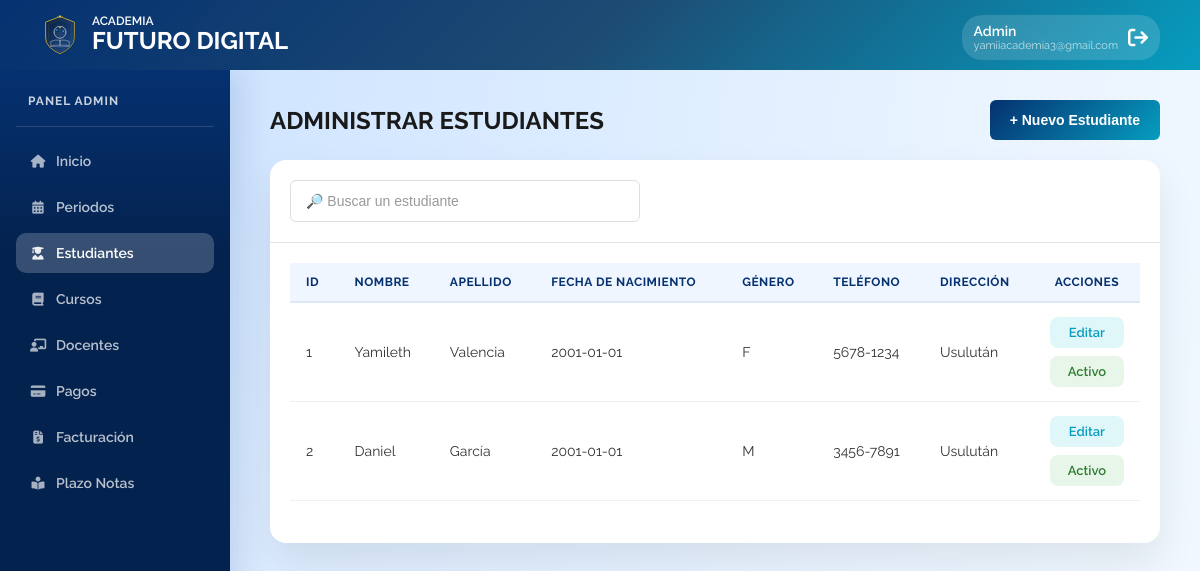
The page /admin-estudiantes.php (signed in) on the database its author committed.
### tables this page shows
CREATE TABLE `estudiantes` (
  `id` int PRIMARY KEY NOT NULL AUTO_INCREMENT,
  `usuario_id` int NOT NULL,
  `fecha_nacimiento` date DEFAULT NULL,
  `genero` char(1) DEFAULT NULL,
  `telefono` varchar(20) DEFAULT NULL,
  `direccion` varchar(200) DEFAULT NULL,
  UNIQUE KEY `usuario_id` (`usuario_id`),
  CONSTRAINT `fk_estudiantes_1` FOREIGN KEY (`usuario_id`) REFERENCES `usuarios` (`id`)
);

CREATE TABLE `usuarios` (
  `id` int PRIMARY KEY NOT NULL AUTO_INCREMENT,
  `nombre` varchar(100) NOT NULL,
  `apellido` varchar(100) NOT NULL,
  `correo` varchar(120) NOT NULL,
  `password_hash` varchar(255) NOT NULL,
  `estado` tinyint(1) DEFAULT '1',
  `rol_id` int NOT NULL,
  UNIQUE KEY `correo` (`correo`),
  KEY `rol_id` (`rol_id`),
  CONSTRAINT `fk_usuarios_1` FOREIGN KEY (`rol_id`) REFERENCES `roles` (`id`)
);

### mostrar-tabla-estudiantes.php (the view)
<?php
include('includes/conexion.php');
$sql = "SELECT
    u.id AS usuario_id,
    e.id AS estudiante_id,
    u.nombre,
    u.apellido,
    u.correo,
    u.password_hash,
    u.estado,
    e.fecha_nacimiento,
    e.genero,
    e.telefono,
    e.direccion
    FROM estudiantes e
    INNER JOIN usuarios u ON e.usuario_id = u.id
    WHERE u.rol_id = 2";
$resultado = mysqli_query($conexion, $sql);
if (mysqli_num_rows($resultado) > 0 ){
?>
    <table class="data-table mobile-cards">
        <thead>
            <tr>
                <th>ID</th>
                <th>Nombre</th>
                <th>Apellido</th>
                <th>Fecha de Nacimiento</th>
                <th>Género</th>
                <th>Teléfono</th>
                <th>Dirección</th>
                <th>Acciones</th>
            </tr>
        </thead>
        <tbody>
            <?php while($fila = mysqli_fetch_assoc($resultado)){ ?>
            <tr data-id="<?php echo $fila['usuario_id']; ?>">
                <td data-label="ID"><?php echo $fila['estudiante_id']; ?></td>
                <td data-label="Nombre"><?php echo htmlspecialchars($fila['nombre']); ?></td>
                <td data-label="Apellido"><?php echo htmlspecialchars($fila['apellido']); ?></td>
                <td data-label="Fecha Nac."><?php echo htmlspecialchars($fila['fecha_nacimiento']); ?></td>
                <td data-label="Género"><?php echo htmlspecialchars($fila['genero']); ?></td>
                <td data-label="Teléfono"><?php echo htmlspecialchars($fila['telefono']); ?></td>
                <td data-label="Dirección"><?php echo htmlspecialchars($fila['direccion']); ?></td>
                <td data-label="Acciones" class="acciones-cell">
                    <div class="acciones-texto">
                        <a
                            href="#"
                            class="link-accion abrir-modal-estudiante"
                            data-usuario_id="<?php echo $fila['usuario_id']; ?>"
                            data-estudiante_id="<?php echo $fila['estudiante_id']; ?>"
                            data-nombre="<?php echo htmlspecialchars($fila['nombre']); ?>"
                            data-apellido="<?php echo htmlspecialchars($fila['apellido']); ?>"
                            data-fecha_nacimiento="<?php echo htmlspecialchars($fila['fecha_nacimiento']); ?>"
                            data-genero="<?php echo htmlspecialchars($fila['genero']); ?>"
                            data-telefono="<?php echo htmlspecialchars($fila['telefono']); ?>"
                            data-direccion="<?php echo htmlspecialchars($fila['direccion']); ?>"
                            data-correo="<?php echo htmlspecialchars($fila['correo']); ?>"
                            data-password_hash="<?php echo htmlspecialchars($fila['password_hash']); ?>"
                            data-estado="<?php echo htmlspecialchars($fila['estado']); ?>"
                            onclick="return false;"
                        >
                            Editar
                        </a>
                        <a
                            href="#"
                            class="link-accion btn-toggle-estado <?php echo ($fila['estado'] == 'Activo' || $fila['estado'] == 1) ? 'estado-activo' : 'estado-inactivo'; ?>"
                            data-usuario_id="<?php echo $fila['usuario_id']; ?>"
                        >
                            <?php echo ($fila['estado'] == 'Activo' || $fila['estado'] == 1) ? 'Activo' : 'Inactivo'; ?>
                        </a>
                    </div>
                </td>
            </tr>
            <?php } ?>
        </tbody>
    </table>
<?php
} else {
    echo '<div class="mensaje-vacio">No hay estudiantes registrados.</div>';
}
?>

### css/stylesAdmin.css (style rules this page uses)
:root { --primary-blue: #053170; --secondary-blue: #1D4B73; --accent-teal: #069DBF; --accent-teal-light: #e0f7fa; --accent-teal-hover: #057a96; --bg-main: radial-gradient(circle at top left, #c7e0ff, #eaf4ff, #ffffff); --header-gradient: linear-gradient(135deg, #053170, #1D4B73, #069DBF); --btn-gradient: linear-gradient(135deg, #053170, #069DBF); --danger: #e74c3c; --danger-light: #fee2e2; --success: #27ae60; --success-light: #d1fae5; --success-dark: #065f46; --text-main: #1a1a1a; --text-muted: #666; --border-light: #e5e5e5; --border-focus: #dde3ec; --card-shadow: 0 20px 40px rgba(0, 0, 0, 0.08); --modal-overlay: rgba(5, 49, 112, 0.5); --blue-light: #e0f0ff; }
* { margin: 0; padding: 0; box-sizing: border-box; }
.raleway-all { font-family: "Raleway", sans-serif; font-optical-sizing: auto; font-weight: 400; font-style: normal; }
body { background: var(--bg-main); background-size: 100% 200%; font-family: "Raleway", sans-serif; min-height: 100vh; }
.data-table { width: 100%; border-collapse: collapse; font-size: 14px; }
.data-table thead th { background: #f0f6ff; color: var(--primary-blue); font-weight: 700; font-size: 12px; text-transform: uppercase; letter-spacing: 0.5px; padding: 12px 16px; text-align: left; border-bottom: 2px solid #dde8f5; }
.data-table tbody tr { border-bottom: 1px solid #f0f0f0; transition: background 0.2s; }
.data-table tbody td { padding: 14px 16px; color: #333; vertical-align: middle; white-space: nowrap; overflow-wrap: break-word; }
.data-table thead th:last-child, .data-table tbody td:last-child { text-align: center; white-space: nowrap; }
.link-accion { font-size: 13px; font-weight: 600; text-decoration: none; padding: 8px 14px; border-radius: 8px; transition: all 0.2s; white-space: nowrap; flex-shrink: 0; display: flex; align-items: center; justify-content: center; gap: 6px; }
.acciones-texto { display: flex; flex-direction: column; gap: 8px; align-items: stretch; justify-content: center; }
.link-accion.abrir-modal-estudiante, .link-accion.abrir-modal-docente, .link-accion.abrir-modal-periodo, .link-accion.abrir-modal-plazo, .link-accion.abrir-modal-curso { color: var(--accent-teal); background: var(--accent-teal-light); }
.estado-activo { background-color: #e8f5e9 !important; color: #2e7d32 ; }
@media (min-width: 769px) { .data-table tbody td { white-space: normal; } }
@media (min-width: 769px) { .data-table tbody td:nth-child(2), .data-table tbody td:nth-child(3), .data-table tbody td:nth-child(4), .data-table tbody td:nth-child(8) { white-space: normal; max-width: 200px; } }
@media (min-width: 769px) { .data-table td:nth-child(3), .data-table td:nth-child(4), .data-table td:nth-child(7), .data-table td:nth-child(8) { white-space: normal !important; word-wrap: break-word !important; max-width: 180px !important; text-overflow: ellipsis; } }

### rows shown on the page
estudiantes: id "1", usuario.nombre "Yamileth", usuario.apellido "Valencia", fecha_nacimiento "2001-01-01", genero "F", telefono "5678-1234", direccion "Usulután"
estudiantes: id "2", usuario.nombre "Daniel", usuario.apellido "García", fecha_nacimiento "2001-01-01", genero "M", telefono "3456-7891", direccion "Usulután"

### other values the page prints
$_SESSION["usuario"] "yamiiacademia3@gmail.com"
